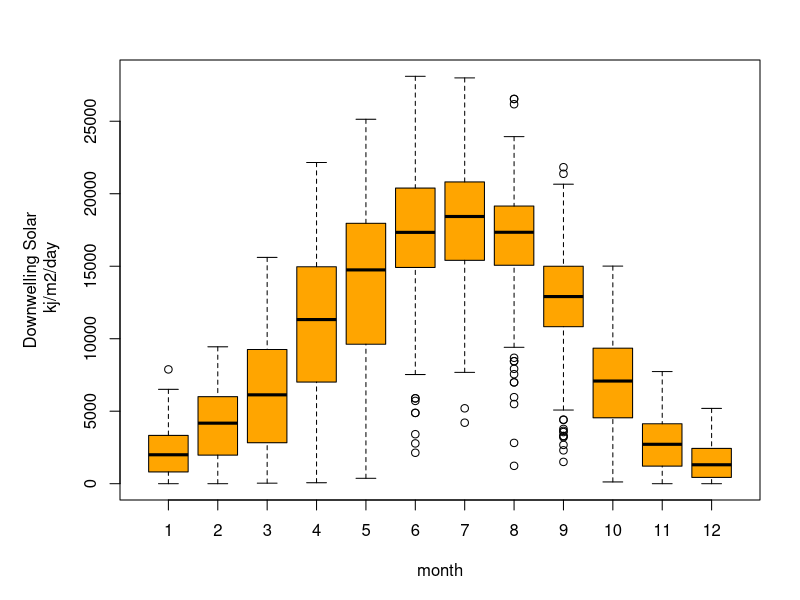

Write the R code that produced this figure.

sunlight = read.table("sun.txt", header=T)
par(mar=c(5,6,3,2))
boxplot(sunlight$Kdown_direct~sunlight$month,
  ylab="Downwelling Solar\n kj/m2/day",
  xlab="month", col="orange")

